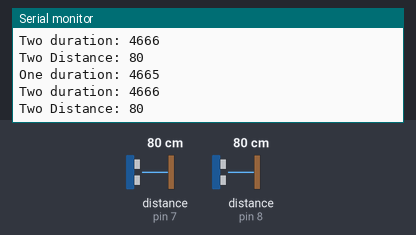
Recording of a sketch running on a simulated Arduino Uno, built with avr-gcc and run on an emulated ATmega328P. Shown: the last lines printed to the serial monitor. Wiring (inferred from the names in the program): 2 × ultrasonic range finder: trigger pin 12, echo pin 8 / trigger pin 13, echo pin 7. The inputs (shaded band) are chosen by the test bench; at power-on: distance to the obstacle (sensors on pin 7, pin 8) 80 cm. The echo pulse lasts 58.3 µs per cm.

Above: at 1.2 s.
1.3 s: distance to the obstacle (sensor on pin 7) set to 120 cm
At 1.44 s:
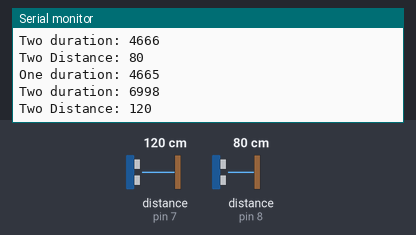
4.3 s: distance to the obstacle (sensor on pin 8) set to 9 cm
At 5.06 s:
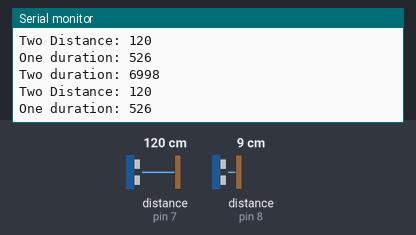
7.3 s: distance to the obstacle (sensor on pin 7) set to 35 cm
At 7.46 s:
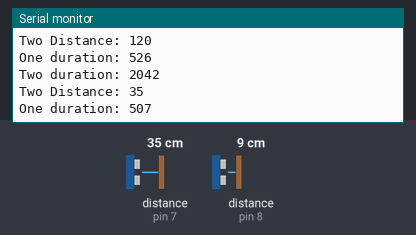
10.3 s: distance to the obstacle (sensor on pin 8) set to 4 cm
At 10.59 s:
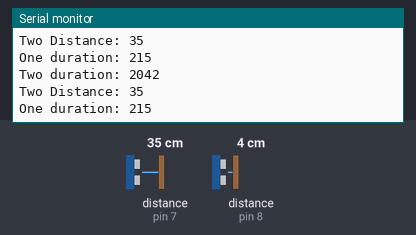
13.3 s: distance to the obstacle (sensor on pin 7) set to 2 cm
At 13.5 s:
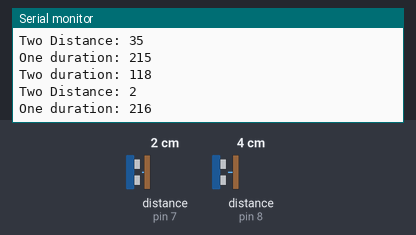
16.3 s: distance to the obstacle (sensor on pin 8) set to 35 cm
At 16.57 s:
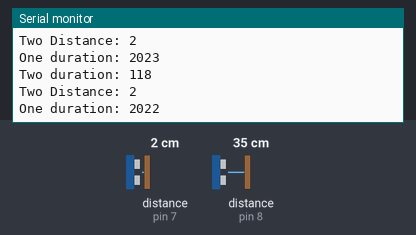
Timing chart, 0 to 19.3 s (numbered marks = the images above; inputs shaded):
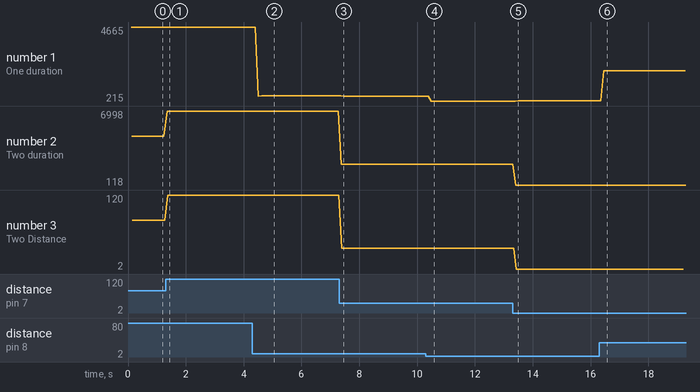

The sketch:

Sonic_Notes.ino
```cpp
#include "pitches.h"

// Sonic pins:

const int one_trigger = 12;
const int two_trigger = 13;

const int one_echo =  8;
const int two_echo =  7;


// Buzzer pin
int buzzer = 4;


// Potentiometer goes from 0 to 1000
void setup() {

	pinMode(one_trigger, OUTPUT);
  pinMode(two_trigger, OUTPUT);
	pinMode(one_echo, INPUT);
	pinMode(two_echo, INPUT);

	Serial.begin(9600);
}


int notes[] = {NOTE_C2, NOTE_D2, NOTE_E2, NOTE_F2, NOTE_G2, NOTE_A2, NOTE_B2, NOTE_C3, NOTE_D3, NOTE_E3, NOTE_F3, NOTE_G3, NOTE_A3, NOTE_B3, NOTE_C4};

void loop() {

  unsigned long  one_duration, two_duration, one_distance, two_distance;
  // Trigger first one
  digitalWrite(one_trigger, LOW);
	delayMicroseconds(2);
	digitalWrite(one_trigger, HIGH);
	delayMicroseconds(10);
	digitalWrite(one_trigger, LOW);

  one_duration = pulseIn(one_echo, HIGH);
  one_distance = (one_duration*.0343)/2;

  delay(100);

  // Trigger second one
  digitalWrite(two_trigger, LOW);
	delayMicroseconds(2);
	digitalWrite(two_trigger, HIGH);
	delayMicroseconds(10);
	digitalWrite(two_trigger, LOW);

  two_duration = pulseIn(two_echo, HIGH);
  two_distance = (two_duration*.0343)/2;

  Serial.print("One duration: ");
	Serial.println(one_duration);

  Serial.print("Two duration: ");
	Serial.println(two_duration);

  Serial.print("Two Distance: ");
	Serial.println(two_distance);


}
```

pitches.h
```cpp
/*************************************************
   Public Constants
 *************************************************/

#define NOTE_B0 31
#define NOTE_C1 33
#define NOTE_CS1 35
#define NOTE_D1 37
#define NOTE_DS1 39
#define NOTE_E1 41
#define NOTE_F1 44
#define NOTE_FS1 46
#define NOTE_G1 49
#define NOTE_GS1 52
#define NOTE_A1 55
#define NOTE_AS1 58
#define NOTE_B1 62
#define NOTE_C2 65
#define NOTE_CS2 69
#define NOTE_D2 73
#define NOTE_DS2 78
#define NOTE_E2 82
#define NOTE_F2 87
#define NOTE_FS2 93
#define NOTE_G2 98
#define NOTE_GS2 104
#define NOTE_A2 110
#define NOTE_AS2 117
#define NOTE_B2 123
#define NOTE_C3 131
#define NOTE_CS3 139
#define NOTE_D3 147
#define NOTE_DS3 156
#define NOTE_E3 165
#define NOTE_F3 175
#define NOTE_FS3 185
#define NOTE_G3 196
#define NOTE_GS3 208
#define NOTE_A3 220
#define NOTE_AS3 233
#define NOTE_B3 247
#define NOTE_C4 262
#define NOTE_CS4 277
#define NOTE_D4 294
#define NOTE_DS4 311
#define NOTE_E4 330
#define NOTE_F4 349
#define NOTE_FS4 370
#define NOTE_G4 392
#define NOTE_GS4 415
#define NOTE_A4 440
#define NOTE_AS4 466
#define NOTE_B4 494
#define NOTE_C5 523
#define NOTE_CS5 554
#define NOTE_D5 587
#define NOTE_DS5 622
#define NOTE_E5 659
#define NOTE_F5 698
#define NOTE_FS5 740
#define NOTE_G5 784
#define NOTE_GS5 831
#define NOTE_A5 880
#define NOTE_AS5 932
#define NOTE_B5 988
#define NOTE_C6 1047
#define NOTE_CS6 1109
#define NOTE_D6 1175
#define NOTE_DS6 1245
#define NOTE_E6 1319
#define NOTE_F6 1397
#define NOTE_FS6 1480
#define NOTE_G6 1568
#define NOTE_GS6 1661
#define NOTE_A6 1760
#define NOTE_AS6 1865
#define NOTE_B6 1976
#define NOTE_C7 2093
#define NOTE_CS7 2217
#define NOTE_D7 2349
#define NOTE_DS7 2489
#define NOTE_E7 2637
#define NOTE_F7 2794
#define NOTE_FS7 2960
#define NOTE_G7 3136
#define NOTE_GS7 3322
#define NOTE_A7 3520
#define NOTE_AS7 3729
#define NOTE_B7 3951
#define NOTE_C8 4186
#define NOTE_CS8 4435
#define NOTE_D8 4699
#define NOTE_DS8 4978
```

Measured:
- after the input at 1.3 s, the serial monitor: prints a new line after 0.06 s (image 1)
- after the input at 4.3 s, the serial monitor: prints a new line after 0.21 s (image 2)
- after the input at 7.3 s, the serial monitor: prints a new line after 0.07 s (image 3)
- after the input at 10.3 s, the serial monitor: prints a new line after 0.18 s (image 4)
- after the input at 13.3 s, the serial monitor: prints a new line after 0.12 s (image 5)
- after the input at 16.3 s, the serial monitor: prints a new line after 0.16 s (image 6)
- plotted number 1: 4646 → 526 after the input at 4.3 s, 507 → 215 after the input at 10.3 s, 215 → 216 after the input at 13.3 s, 216 → 2022 after the input at 16.3 s
- plotted number 2: 4666 → 6998 after the input at 1.3 s, 6998 → 2042 after the input at 7.3 s, 2042 → 118 after the input at 13.3 s
